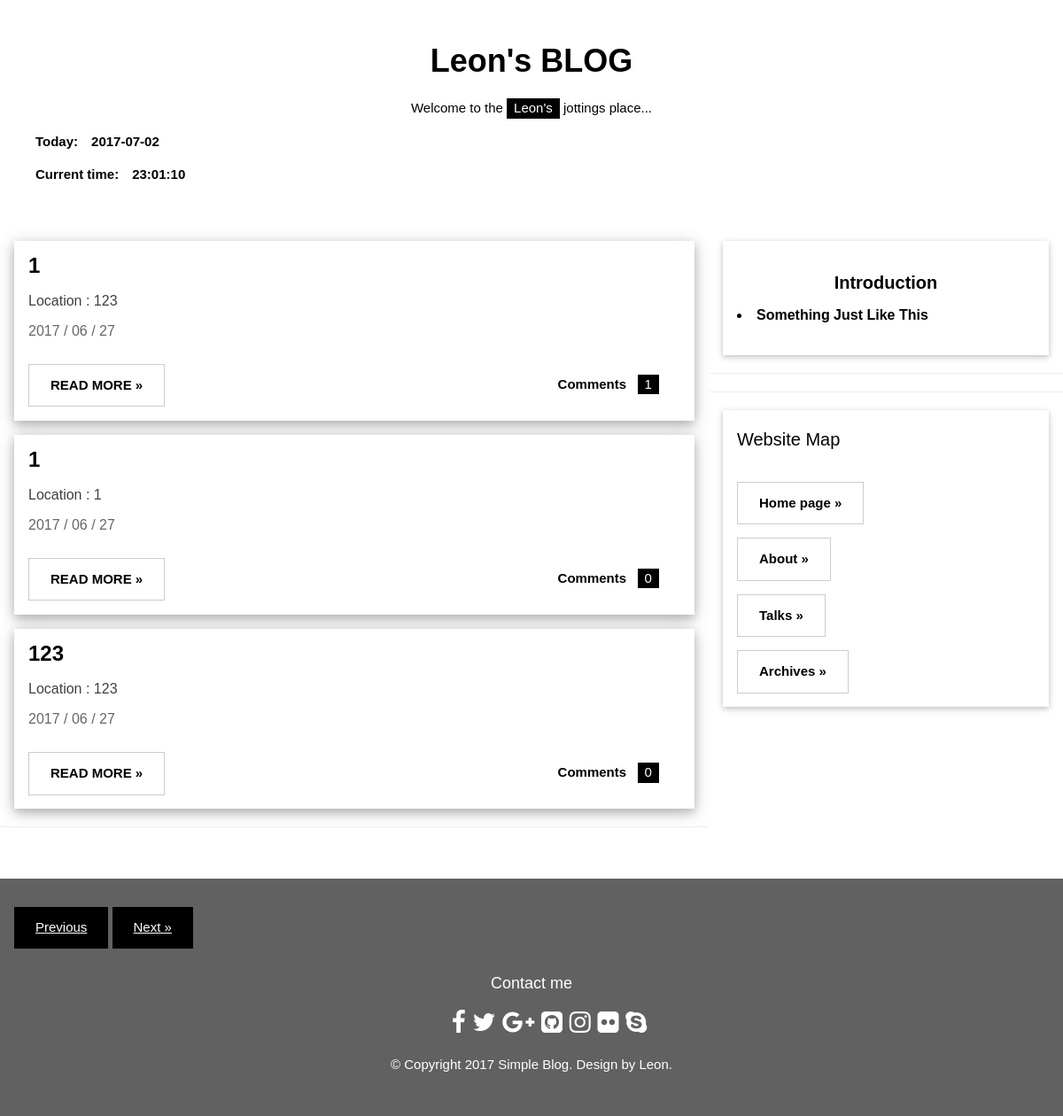
Page /index/?page=2 on the committed database.
### blog/models.py (models this page shows, shortened)
class Post(models.Model):
    title = models.CharField(max_length=100)
    content = models.TextField(blank=True)
    photo = models.URLField(blank=True)
    location = models.CharField(max_length=100,blank=True)
    created_at = models.DateTimeField(auto_now_add=True)
    comment_number = models.PositiveIntegerField(blank=True,default=0)

class self_intro(models.Model):
    title = models.CharField(max_length=100, blank=True)
    content = models.TextField(blank=True)
    photo = models.URLField(blank=True)

### blog/views.py (the view)
# urls.py: url(r'^index/$', index_page),
def index_page(request):
    limit = 3
    intro = self_intro.objects.get(pk=1)
    post_list = Post.objects.all()[::-1]
    paginator = Paginator(post_list,limit)
    page = request.GET.get('page')  # 获取页码
    try:
        post_list = paginator.page(page)  # 获取某页对应的记录
    except PageNotAnInteger:  # 如果页码不是个整数
        post_list = paginator.page(1)  # 取第一页的记录
    except EmptyPage:  # 如果页码太大，没有相应的记录
        post_list = paginator.page(paginator.num_pages)  # 取最后一页的记录
    return render(request,'index.html',{
        'today': str(datetime.now().strftime('%Y-%m-%d')),
        'current_time':str(datetime.now().strftime('%H:%M:%S')),
        'post_list': post_list,
        'intro': intro,
    })

### templates/index.html (shortened to what this page needs)
<!DOCTYPE html>
<html>
<head>
</head>
<body>
	{% extends 'base.html' %} {% block content %}
	<div class="w3-col l8 s12">
		{% for post in post_list %}
		<div class="w3-card-4 w3-margin w3-white">
			<div class="w3-container">
				<h3><b>{{post.title}}</b></h3>{% if post.location %}
				<h6 style="color:#404040">Location : {{post.location}}</h6>{% endif %}
				<h6><span class="w3-opacity">{{ post.created_at|date:"Y / m / d" }}</span></h6>
			</div>
			<div class="w3-container">
				<div class="w3-row">
					<div class="w3-col m8 s12">
						<p><button class="w3-button w3-padding-large w3-white w3-border"><b><a href="{% url 'post_detail' pk=post.pk %}" style="text-decoration: none">READ MORE »</a></b></button></p>
					</div>
					<div class="w3-col m4 w3-hide-small">
						<p><span class="w3-padding-large w3-right"><b>Comments &nbsp;</b> <span class="w3-tag">{{ post.comment_number }}</span></span></p>
					</div>
				</div>
			</div>
		</div>{% endfor %}
		<hr>
	</div>{% endblock %}

### templates/base.html (shortened to what this page needs)
<!DOCTYPE html>
<html>
<head>
		{% load static %}
	<link rel="stylesheet" href="https://cdnjs.cloudflare.com/ajax/libs/font-awesome/4.7.0/css/font-awesome.min.css">
	<link href="{% static 'w3.css' %}" rel="stylesheet">
</head>
<body>
	<div class="w3-content" style="max-width:1400px">
		<header class="w3-container w3-center w3-padding-32">
			<h1><b>Leon's BLOG</b></h1>
			<p>Welcome to the <span class="w3-tag">Leon's</span> jottings place...</p>
			<p align="left"><span class="w3-padding-large"><b>Today:　{{ today }}</b></span></p>
			<p align="left"><span class="w3-padding-large"><b>Current time:　{{ current_time }}</b></span></p>
		</header>
		<div class="w3-row">
			{% block content %} {% endblock %}
			<div class="w3-col l4">
				<div class="w3-card-2 w3-margin w3-margin-top">
					<div class="w3-container w3-white">
					<h4 align="center"><b>Introduction</b></h4>
					<h6><b>{{ intro.content|safe }}</b></h6><img alt="" src="{{ intro.photo }}" style="width:70%"></div>
				</div>
				<hr>
				<hr>
				<div class="w3-card-2 w3-margin w3-margin-top">
					<div class="w3-container w3-padding">
						<h4>Website Map</h4>
					</div>
					<div class="w3-container w3-white">
						<p><button class="w3-button w3-padding-large w3-white w3-border"><b><a href="{% url 'home_page' %}" style="text-decoration: none">Home page »</a></b></button></p>
						<p><button class="w3-button w3-padding-large w3-white w3-border"><b><a href="{% url 'about' %}" style="text-decoration: none">About »</a></b></button></p>
						<p><button class="w3-button w3-padding-large w3-white w3-border"><b><a href="{% url 'talks' %}" style="text-decoration: none">Talks »</a></b></button></p>
						<p><button class="w3-button w3-padding-large w3-white w3-border"><b><a href="{% url 'archives' %}" style="text-decoration: none">Archives »</a></b></button></p>
					</div>
				</div>
			</div>
		</div><br>
		<footer class="w3-container w3-dark-grey w3-padding-32 w3-margin-top">
			{% if post_list.has_previous %} <button class="w3-button w3-black w3-padding-large w3-margin-bottom"><a href="?page={{ post_list.previous_page_number }}">Previous</a></button> {% endif %}
			{% if post_list.has_next %} <button class="w3-button w3-black w3-padding-large w3-margin-bottom"><a href="?page={{ post_list.next_page_number }}">Next »</a></button> {% endif %}
			<h5 align="center">Contact me</h5>
			<ul class="social-links" align="center">
               <a href="https://www.facebook.com/profile.php?id=100000311245666"><i class="fa fa-facebook"></i></a>
               <a href="#"><i class="fa fa-twitter"></i></a>
               <a href="#"><i class="fa fa-google-plus"></i></a>
               <a href="https://github.com/LeonChen66/"><i class="fa fa-github-square"></i></a>
               <a href="#"><i class="fa fa-instagram"></i></a>
               <a href="#"><i class="fa fa-flickr"></i></a>
               <a href="#"><i class="fa fa-skype"></i></a>
            </ul>
						<p align="center">© Copyright 2017 Simple Blog.   Design by Leon.</p>
		</footer>
	</div>
</body>
</html>

### templates/w3.css (style rules this page uses)
footer .social-links { margin-bottom: 36px; }
footer .social-links { font-size: 28px; line-height: 42px; margin: 0 8px; }
html { box-sizing:border-box }
*,*:before,*:after { box-sizing:inherit }
html { -ms-text-size-adjust:100%;-webkit-text-size-adjust:100% }
body { margin:0 }
article,aside,details,figcaption,figure,footer,header,main,menu,nav,section,summary { display:block }
a { background-color:transparent;-webkit-text-decoration-skip:objects }
hr { box-sizing:content-box;height:0;overflow:visible }
button,input,select,textarea { font:inherit;margin:0 }
button,input { overflow:visible }
button,select { text-transform:none }
button,html [type=button],[type=reset],[type=submit] { -webkit-appearance:button }
html,body { font-family:Verdana,sans-serif;font-size:15px;line-height:1.5 }
html { overflow-x:hidden }
h1 { font-size:36px }
h3 { font-size:24px }
h4 { font-size:20px }
h5 { font-size:18px }
h6 { font-size:16px }
h1,h2,h3,h4,h5,h6 { font-family:微軟正黑體,Arial,sans-serif;font-weight:400;margin:10px 0 }
hr { border:0;border-top:1px solid #eee;margin:20px 0 }
a { color:inherit }
.w3-btn,.w3-button { border:none;display:inline-block;outline:0;padding:8px 16px;vertical-align:middle;overflow:hidden;text-decoration:none;color:inherit;background-color:inherit;text-align:center;cursor:pointer;white-space:nowrap }
.w3-btn,.w3-button { -webkit-touch-callout:none;-webkit-user-select:none;-khtml-user-select:none;-moz-user-select:none;-ms-user-select:none;user-select:none }
.w3-badge,.w3-tag { background-color:#000;color:#fff;display:inline-block;padding-left:8px;padding-right:8px;text-align:center }
.w3-container:after,.w3-container:before,.w3-panel:after,.w3-panel:before,.w3-row:after,.w3-row:before,.w3-row-padding:after,.w3-row-padding:before, .w3-cell-row:before,.w3-cell-row:after,.w3-clear:after,.w3-clear:before,.w3-bar:before,.w3-bar:after { content:"";display:table;clear:both }
.w3-col,.w3-half,.w3-third,.w3-twothird,.w3-threequarter,.w3-quarter { float:left;width:100% }
.w3-col.s12 { width:99.99999% }
@media (min-width:601px) { .w3-col.m4,.w3-third { width:33.33333% } }
@media (min-width:601px) { .w3-col.m8,.w3-twothird { width:66.66666% } }
@media (min-width:993px) { .w3-col.l4 { width:33.33333% } }
@media (min-width:993px) { .w3-col.l8 { width:66.66666% } }
.w3-content { max-width:980px;margin:auto }
.w3-container,.w3-panel { padding:0.01em 16px }
.w3-card,.w3-card-2 { box-shadow:0 2px 5px 0 rgba(0,0,0,0.16),0 2px 10px 0 rgba(0,0,0,0.12) }
.w3-card-4,.w3-hover-shadow:hover { box-shadow:0 4px 10px 0 rgba(0,0,0,0.2),0 4px 20px 0 rgba(0,0,0,0.19) }
.w3-opacity,.w3-hover-opacity:hover { opacity:0.60 }
.w3-center { text-align:center!important }
.w3-border { border:1px solid #ccc!important }
.w3-margin { margin:16px!important }
.w3-margin-top { margin-top:16px!important }
.w3-margin-bottom { margin-bottom:16px!important }
.w3-padding { padding:8px 16px!important }
.w3-padding-large { padding:12px 24px!important }
.w3-padding-32 { padding-top:32px!important;padding-bottom:32px!important }
.w3-right { float:right!important }
.w3-white,.w3-hover-white:hover { color:#000!important;background-color:#fff!important }
.w3-black,.w3-hover-black:hover { color:#fff!important;background-color:#000!important }
.w3-dark-grey,.w3-hover-dark-grey:hover,.w3-dark-gray,.w3-hover-dark-gray:hover { color:#fff!important;background-color:#616161!important }

### templates/base.html (style rules this page uses)
body,h1,h2,h3,h4,h5,p { font-family: sans-serif,"微軟正黑體" }

### rows in the picture
Post: title "1", location "123", created_at "2017 / 06 / 27", comment_number "1"
Post: title "1", location "1", created_at "2017 / 06 / 27", comment_number "0"
Post: title "123", location "123", created_at "2017 / 06 / 27", comment_number "0"
self_intro: content "Something Just Like This"
